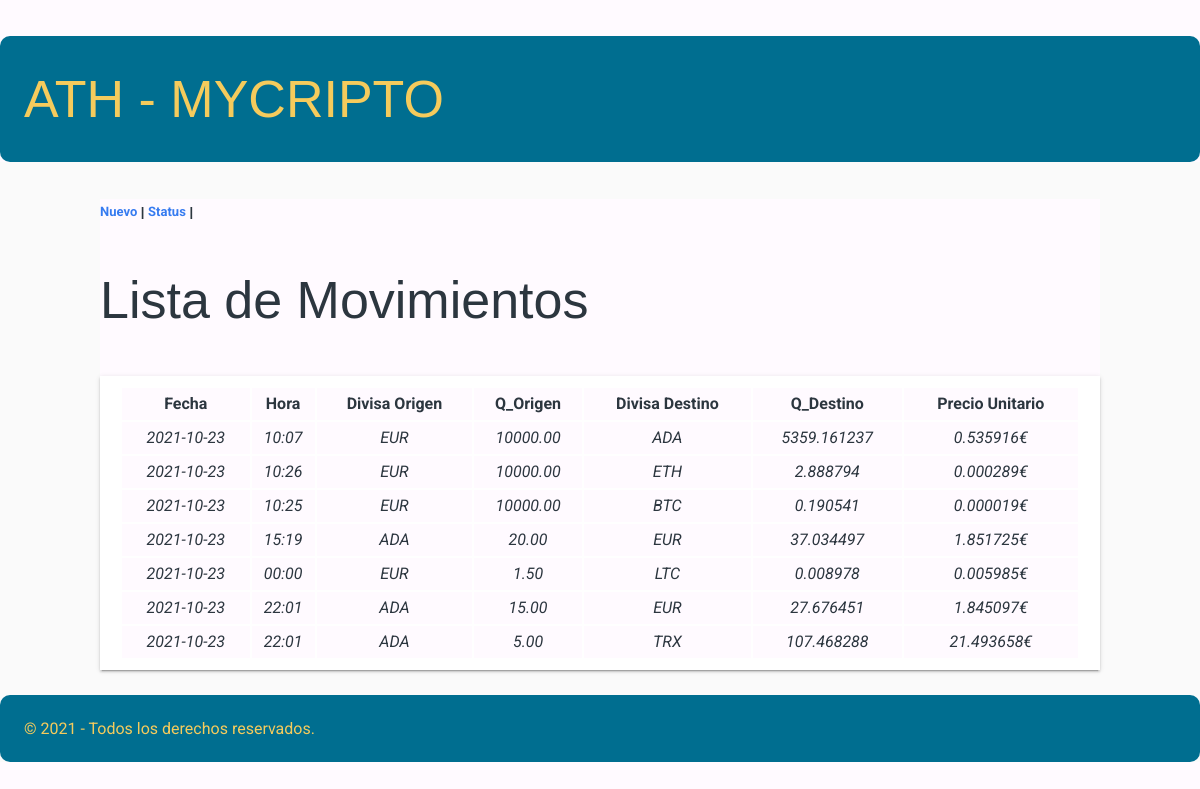
Before: / with the older database file.
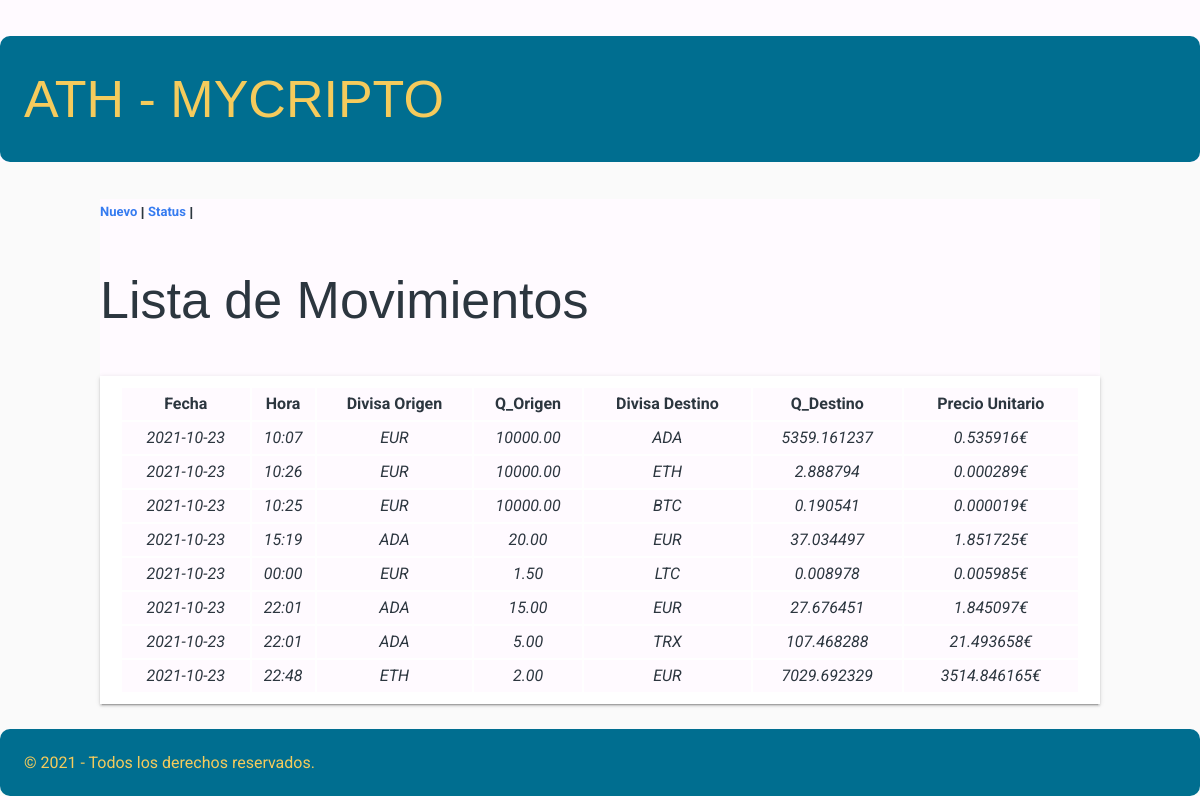
After: the same page with the newer database file.
### tables this page shows
CREATE TABLE "myCrypto" (
	"id"	INTEGER NOT NULL UNIQUE,
	"date"	TEXT NOT NULL,
	"time"	TEXT NOT NULL,
	"desde"	TEXT NOT NULL,
	"Q_desde"	REAL NOT NULL,
	"hasta"	TEXT NOT NULL,
	"Q_hasta"	REAL NOT NULL,
	"PU"	REAL NOT NULL,
	PRIMARY KEY("id" AUTOINCREMENT)
);

### appRegistro/views.py (the view)
@app.route("/")
def start():
    consulta = """
        SELECT *
            FROM myCrypto ORDER BY date;
    """
    movimientos = dbManager.consultaSQL(consulta)
    return render_template("index.html", items=movimientos, disableInicio=True)

### appRegistro/models.py (called while the page is built)
    def consultaSQL(self, consulta, params = []):
        conex = sqlite3.connect(self.ruta_basedatos)
        cur = conex.cursor()
        cur.execute(consulta, params)
        keys = []
        for item in cur.description:
            keys.append(item[0])
        registros = []
        for registro in cur.fetchall():
            ix_clave = 0
            d = {}
            for columna in keys:
                d[columna] = registro[ix_clave]
                ix_clave += 1
            registros.append(d)
        conex.close()
        return registros

### appRegistro/templates/index.html (shortened to what this page needs)
{% extends 'base.html' %}
{% block contenido_pagina %}
        <h1>Lista de Movimientos</h1>
        {% if items | length == 0 %}
            <p>Introduce el primer movimiento</p>
        {% else %}
            <table class="paper">
                <tr>
                    <th>Fecha</th>
                    <th>Hora</th>
                    <th>Divisa Origen</th>
                    <th>Q_Origen</th>
                    <th>Divisa Destino</th>
                    <th>Q_Destino</th>
                    <th>Precio Unitario</th>
                </tr>
                {% for item in items %}
                <tr>
                    <td>{{ item.date }}</td>
                    <td>{{ item.time }}</td>
                    <td>{{ item.desde }}</td>
                    <td>{{ "%.2f" | format(item.Q_desde) }}</td>
                    <td>{{ item.hasta }}</td>
                    <td>{{ "%.6f"|format(item.Q_hasta) }}</td>
                    <td>{{ "%.6f"|format(item.PU) }}€</td>
                </tr>
                {% endfor %}
            </table>
        {% endif %}
{% endblock %}

### appRegistro/templates/base.html (shortened to what this page needs)
<!DOCTYPE html>
<html lang="en">
    <head id="titulo_grande" class="titulo_grande">
        <link rel="stylesheet" href="/static/css/styles.css">
        <link rel="stylesheet" href="/static/css/flat_remix.css">
    </head>
    <body>
        <header>
            <h1>ATH - MYCRIPTO</h1>
        </header>
        <section class="container1">
            <nav>
                <p>
                    {% if disableNuevo == Null %}
                        <a href="/nuevo">Nuevo</a> |
                    {% endif %}
                    {% if disablePortfolio == Null %}
                        <a href="/status">Status</a> |
                    {% endif %}
                </p>
            </nav>
            {% block contenido_pagina %} {% endblock %}
        </section>
        <br>
        <footer>© 2021 - Todos los derechos reservados.</footer>
    </body>
</html>

### appRegistro/static/css/styles.css (style rules this page uses)
:root { --color-primario: #006E90; --color-secundario: #A18276; --color-terciario: #F5CB5C; --negro: #2c363f; --blanco: #FFFAFF; --separacion-defecto: 10px; }
* { background-color: var(--blanco); color: var(--negro); margin: 0; padding: 0; }
h1 { font-family: 'Noto Sans JP', sans-serif; font-weight: 700; border: none; }
p { font-family: 'Noto Sans JP', sans-serif; font-weight: 700; border: none; }
footer { margin-top: var(--separacion-defecto); }
header *, footer { border-radius: var(--separacion-defecto); background-color: var(--color-primario); color: var(--color-terciario); font-size: 1rem; padding: 1.5rem; }
.container1 { max-width: 1000px; margin: 0 auto; }
table.paper { width: 100%; }
td { text-align: center; font-style: italic; }

### appRegistro/static/css/flat_remix.css (style rules this page uses)
* { box-sizing: border-box; outline: none; -webkit-appearance: none; -webkit-tap-highlight-color: transparent !important; -webkit-tap-highlight-color: rgba(0, 0, 0, 0) !important; -webkit-touch-callout: none; font-family: "Roboto", sans-serif; letter-spacing: 0; }
body { background-color: #FAFAFA; color: #5c616c; margin: 0; font-size: 13px; cursor: default; user-select: none; -webkit-user-select: none; -khtml-user-select: none; -moz-user-select: none; -ms-user-select: none; }
a:link, a:visited, a:active, a { color: #367bf0; font-weight: bold; text-decoration: none; cursor: pointer; }
h1, h2, h3, h4, h5, h6 { line-height: 1.5em; }
h1 { font-size: 4em; font-weight: lighter; margin: .7em 0; }
section, article, .section, .article, .paper { line-height: 2em; word-wrap: break-word; word-break: normal; line-height: 2em; }
.paper { font-size: 16px; box-shadow: 0 2px 2px 0 rgba(0, 0, 0, .14), 0 3px 1px -2px rgba(0, 0, 0, .2), 0 1px 5px 0 rgba(0, 0, 0, .12); padding: 10px 20px; background-color: #FFF; margin-top: 20px; min-height: 100px; color: #000; }

Changed rows visible on the page:
added myCrypto: date "2021-10-23", time "22:48", desde "ETH", Q_desde "2.00", hasta "EUR", Q_hasta "7029.692329", PU "3514.846165"
